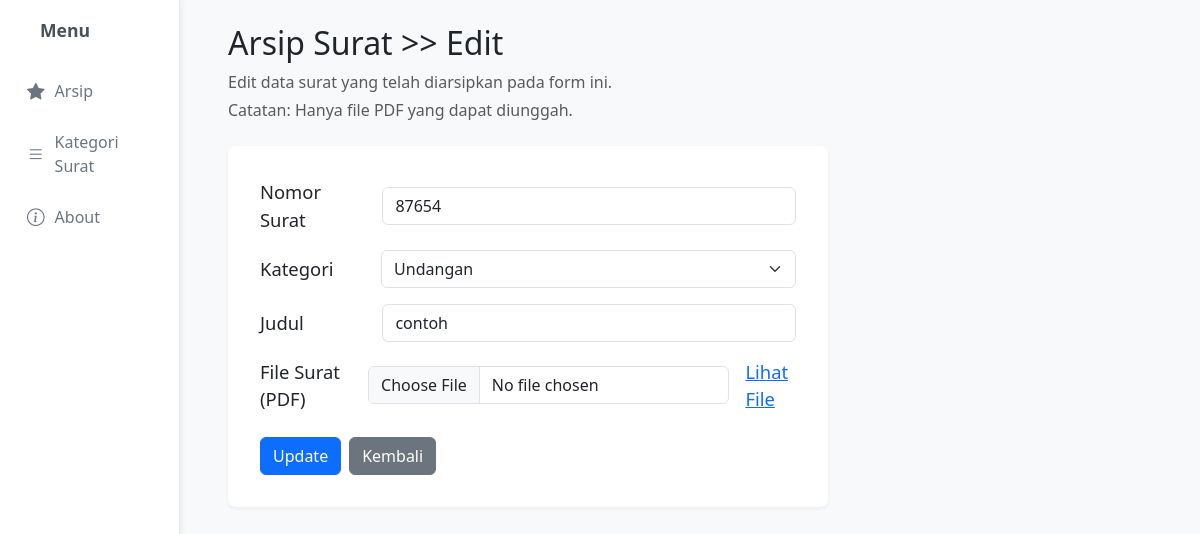
/surat/edit/4/, run on the app's committed database.
### arsip/models.py (models this page shows, shortened)
class Surat(models.Model):
    nomor_surat = models.CharField(max_length=200, unique=True)
    judul = models.CharField(max_length=255)
    kategori = models.ForeignKey(KategoriSurat, on_delete=models.PROTECT)  # Changed to PROTECT to prevent accidental deletion
    file_pdf = models.FileField(upload_to='surat_pdf/')
    foto = models.ImageField(upload_to='surat_foto/', blank=True, null=True)  # New field for photo
    tanggal_unggah = models.DateTimeField(auto_now_add=True)

class KategoriSurat(models.Model):
    nama = models.CharField(max_length=100, unique=True)
    keterangan = models.TextField(blank=True, null=True)

### arsip/views.py (the view)
# urls.py: path('surat/edit/<int:pk>/', views.edit_surat, name='edit_surat'),
def edit_surat(request, pk):
    surat = get_object_or_404(Surat, pk=pk)
    if request.method == 'POST':
        form = SuratForm(request.POST, request.FILES, instance=surat)
        if form.is_valid():
            surat = form.save(commit=False)
            if 'file_pdf' in request.FILES:
                surat.file_pdf = request.FILES['file_pdf']
            if 'foto' in request.FILES:
                surat.foto = request.FILES['foto']
            surat.save()
            messages.success(request, 'Data surat berhasil diperbarui')
            return redirect('arsip:detail_surat', pk=surat.pk)
        else:
            messages.error(request, 'Periksa kembali data yang diinputkan')
    else:
        form = SuratForm(instance=surat)
    return render(request, 'arsip/edit_surat.html', {'form': form, 'surat': surat})

### arsip/forms.py (shortened to what this page needs)
class SuratForm(forms.ModelForm):
    class Meta:
        model = Surat
        fields = ['nomor_surat', 'kategori', 'judul', 'file_pdf']
        labels = {
            'nomor_surat': 'Nomor Surat',
            'kategori': 'Kategori',
            'judul': 'Judul',
            'file_pdf': 'File Surat (PDF)',
        }
        widgets = {
            'nomor_surat': forms.TextInput(attrs={
                'class': 'form-control',
                'placeholder': 'Masukkan nomor surat'
            }),
            'kategori': forms.Select(attrs={
                'class': 'form-control'
            }),
            'judul': forms.TextInput(attrs={
                'class': 'form-control',
                'placeholder': 'Masukkan judul surat'
            }),
            'file_pdf': forms.FileInput(attrs={
                'class': 'form-control',
                'accept': '.pdf'
            }),
        }

### arsip/templates/arsip/edit_surat.html (shortened to what this page needs)
{% extends 'arsip/base.html' %}
{% block content %}
<div class="container-fluid px-4">
    <div class="mb-4">
        <h2>Arsip Surat >> Edit</h2>
        <p class="text-muted mb-1">Edit data surat yang telah diarsipkan pada form ini.</p>
        <p class="text-muted">Catatan: Hanya file PDF yang dapat diunggah.</p>
    </div>
    <div class="row">
        <div class="col-md-8">
            <form method="post" enctype="multipart/form-data" class="card" style="font-size:1.15rem; min-width:600px; max-width:1000px; margin:auto;">
                <div class="card-body" style="padding:2rem;">
                    <div class="mb-3 d-flex align-items-center">
                        <label for="nomor_surat" class="form-label mb-0 me-3" style="width: 140px;">Nomor Surat</label>
                        <input type="text" name="nomor_surat" id="nomor_surat" class="form-control" value="{{ surat.nomor_surat }}" required>
                    </div>
                    <div class="mb-3 d-flex align-items-center">
                        <label for="kategori" class="form-label mb-0 me-3" style="width: 140px;">Kategori</label>
                        <select name="kategori" id="kategori" class="form-select" required style="min-width:0;">
                            {% for kategori in form.fields.kategori.queryset %}
                                <option value="{{ kategori.id }}" {% if kategori.id == surat.kategori.id %}selected{% endif %}>{{ kategori.nama }}</option>
                            {% endfor %}
                        </select>
                    </div>
                    <div class="mb-3 d-flex align-items-center">
                        <label for="judul" class="form-label mb-0 me-3" style="width: 140px;">Judul</label>
                        <input type="text" name="judul" id="judul" class="form-control" value="{{ surat.judul }}" required>
                    </div>
                    <div class="mb-3 d-flex align-items-center">
                        <label for="file_pdf" class="form-label mb-0 me-3" style="width: 140px;">File Surat (PDF)</label>
                        <input type="file" name="file_pdf" class="form-control" accept=".pdf">
                        {% if surat.file_pdf %}
                            <a href="{{ surat.file_pdf.url }}" target="_blank" class="ms-3">Lihat File</a>
                        {% endif %}
                    </div>
                    <div class="mt-4 d-flex gap-2 justify-content-start">
                        <button type="submit" class="btn btn-primary">Update</button>
                        <a href="{% url 'arsip:index' %}" class="btn btn-secondary">Kembali</a>
                    </div>
                </div>
            </form>
        </div>
    </div>
</div>
{% endblock %}

### arsip/templates/arsip/base.html (style rules this page uses)
body { min-height: 100vh; display: flex; background-color: #f8f9fa; }
.card { border-radius: 0.5rem; border: none; box-shadow: 0 2px 4px rgba(0,0,0,0.05); }

### data on the page
Surat: nomor_surat "87654", kategori "Undangan", judul "contoh"
